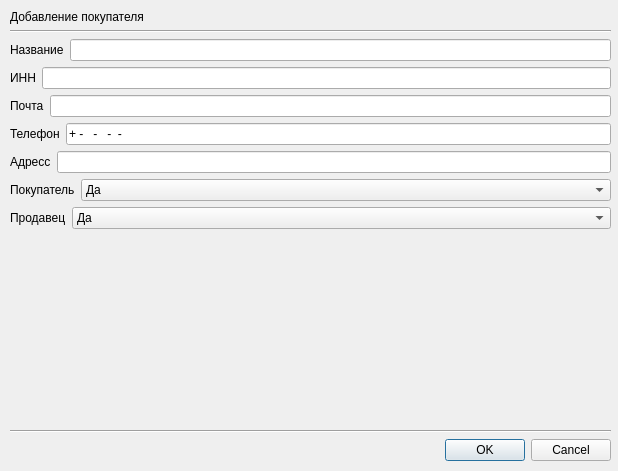
<?xml version="1.0" encoding="UTF-8"?>
<ui version="4.0">
 <class>add_customer</class>
 <widget class="QDialog" name="add_customer">
  <property name="geometry">
   <rect>
    <x>0</x>
    <y>0</y>
    <width>618</width>
    <height>471</height>
   </rect>
  </property>
  <property name="windowTitle">
   <string>Dialog</string>
  </property>
  <widget class="QWidget" name="layoutWidget">
   <property name="geometry">
    <rect>
     <x>10</x>
     <y>10</y>
     <width>601</width>
     <height>451</height>
    </rect>
   </property>
   <layout class="QVBoxLayout" name="verticalLayout" stretch="0,0,0,0,0,0,0,0,0,0,0,0">
    <property name="sizeConstraint">
     <enum>QLayout::SizeConstraint::SetNoConstraint</enum>
    </property>
    <item>
     <widget class="QLabel" name="title">
      <property name="text">
       <string>Добавление покупателя</string>
      </property>
     </widget>
    </item>
    <item>
     <widget class="Line" name="line">
      <property name="orientation">
       <enum>Qt::Orientation::Horizontal</enum>
      </property>
     </widget>
    </item>
    <item>
     <layout class="QHBoxLayout" name="horizontalLayout">
      <item>
       <widget class="QLabel" name="label">
        <property name="text">
         <string>Название</string>
        </property>
       </widget>
      </item>
      <item>
       <widget class="QLineEdit" name="name"/>
      </item>
     </layout>
    </item>
    <item>
     <layout class="QHBoxLayout" name="horizontalLayout_2">
      <item>
       <widget class="QLabel" name="label_2">
        <property name="text">
         <string>ИНН</string>
        </property>
       </widget>
      </item>
      <item>
       <widget class="QLineEdit" name="inn"/>
      </item>
     </layout>
    </item>
    <item>
     <layout class="QHBoxLayout" name="horizontalLayout_4">
      <item>
       <widget class="QLabel" name="label_4">
        <property name="text">
         <string>Почта</string>
        </property>
       </widget>
      </item>
      <item>
       <widget class="QLineEdit" name="email">
        <property name="inputMask">
         <string/>
        </property>
       </widget>
      </item>
     </layout>
    </item>
    <item>
     <layout class="QHBoxLayout" name="horizontalLayout_5">
      <item>
       <widget class="QLabel" name="label_5">
        <property name="text">
         <string>Телефон</string>
        </property>
       </widget>
      </item>
      <item>
       <widget class="QLineEdit" name="phone">
        <property name="inputMask">
         <string>+9-999-999-99-99</string>
        </property>
       </widget>
      </item>
     </layout>
    </item>
    <item>
     <layout class="QHBoxLayout" name="horizontalLayout_6">
      <item>
       <widget class="QLabel" name="label_6">
        <property name="text">
         <string>Адресс</string>
        </property>
       </widget>
      </item>
      <item>
       <widget class="QLineEdit" name="address"/>
      </item>
     </layout>
    </item>
    <item>
     <layout class="QHBoxLayout" name="horizontalLayout_7">
      <item>
       <widget class="QLabel" name="label_7">
        <property name="text">
         <string>Покупатель</string>
        </property>
       </widget>
      </item>
      <item>
       <widget class="QComboBox" name="buyer_combo">
        <property name="sizePolicy">
         <sizepolicy hsizetype="Expanding" vsizetype="Fixed">
          <horstretch>0</horstretch>
          <verstretch>0</verstretch>
         </sizepolicy>
        </property>
        <property name="editable">
         <bool>false</bool>
        </property>
        <property name="currentText">
         <string>Да</string>
        </property>
        <item>
         <property name="text">
          <string>Да</string>
         </property>
        </item>
        <item>
         <property name="text">
          <string>Нет</string>
         </property>
        </item>
       </widget>
      </item>
     </layout>
    </item>
    <item>
     <layout class="QHBoxLayout" name="horizontalLayout_8">
      <item>
       <widget class="QLabel" name="label_9">
        <property name="text">
         <string>Продавец</string>
        </property>
       </widget>
      </item>
      <item>
       <widget class="QComboBox" name="salesman_combo">
        <property name="sizePolicy">
         <sizepolicy hsizetype="Expanding" vsizetype="Fixed">
          <horstretch>0</horstretch>
          <verstretch>0</verstretch>
         </sizepolicy>
        </property>
        <item>
         <property name="text">
          <string>Да</string>
         </property>
        </item>
        <item>
         <property name="text">
          <string>Нет</string>
         </property>
        </item>
       </widget>
      </item>
     </layout>
    </item>
    <item>
     <spacer name="verticalSpacer">
      <property name="orientation">
       <enum>Qt::Orientation::Vertical</enum>
      </property>
      <property name="sizeHint" stdset="0">
       <size>
        <width>20</width>
        <height>40</height>
       </size>
      </property>
     </spacer>
    </item>
    <item>
     <widget class="Line" name="line_2">
      <property name="orientation">
       <enum>Qt::Orientation::Horizontal</enum>
      </property>
     </widget>
    </item>
    <item>
     <widget class="QDialogButtonBox" name="buttonBox">
      <property name="orientation">
       <enum>Qt::Orientation::Horizontal</enum>
      </property>
      <property name="standardButtons">
       <set>QDialogButtonBox::StandardButton::Cancel|QDialogButtonBox::StandardButton::Ok</set>
      </property>
     </widget>
    </item>
   </layout>
  </widget>
 </widget>
 <resources/>
 <connections>
  <connection>
   <sender>buttonBox</sender>
   <signal>accepted()</signal>
   <receiver>add_customer</receiver>
   <slot>accept()</slot>
   <hints>
    <hint type="sourcelabel">
     <x>248</x>
     <y>254</y>
    </hint>
    <hint type="destinationlabel">
     <x>157</x>
     <y>274</y>
    </hint>
   </hints>
  </connection>
  <connection>
   <sender>buttonBox</sender>
   <signal>rejected()</signal>
   <receiver>add_customer</receiver>
   <slot>reject()</slot>
   <hints>
    <hint type="sourcelabel">
     <x>316</x>
     <y>260</y>
    </hint>
    <hint type="destinationlabel">
     <x>286</x>
     <y>274</y>
    </hint>
   </hints>
  </connection>
 </connections>
</ui>
